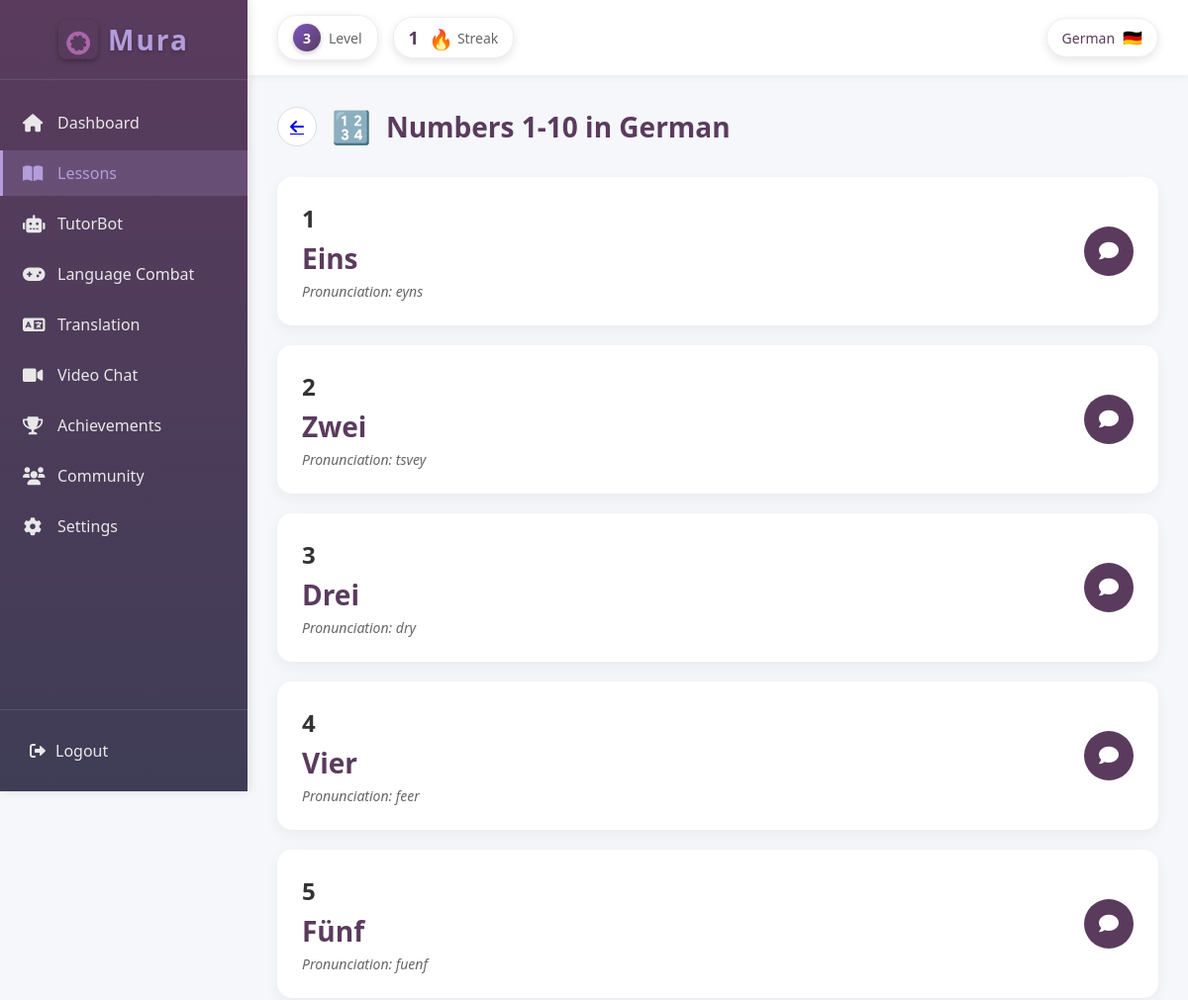
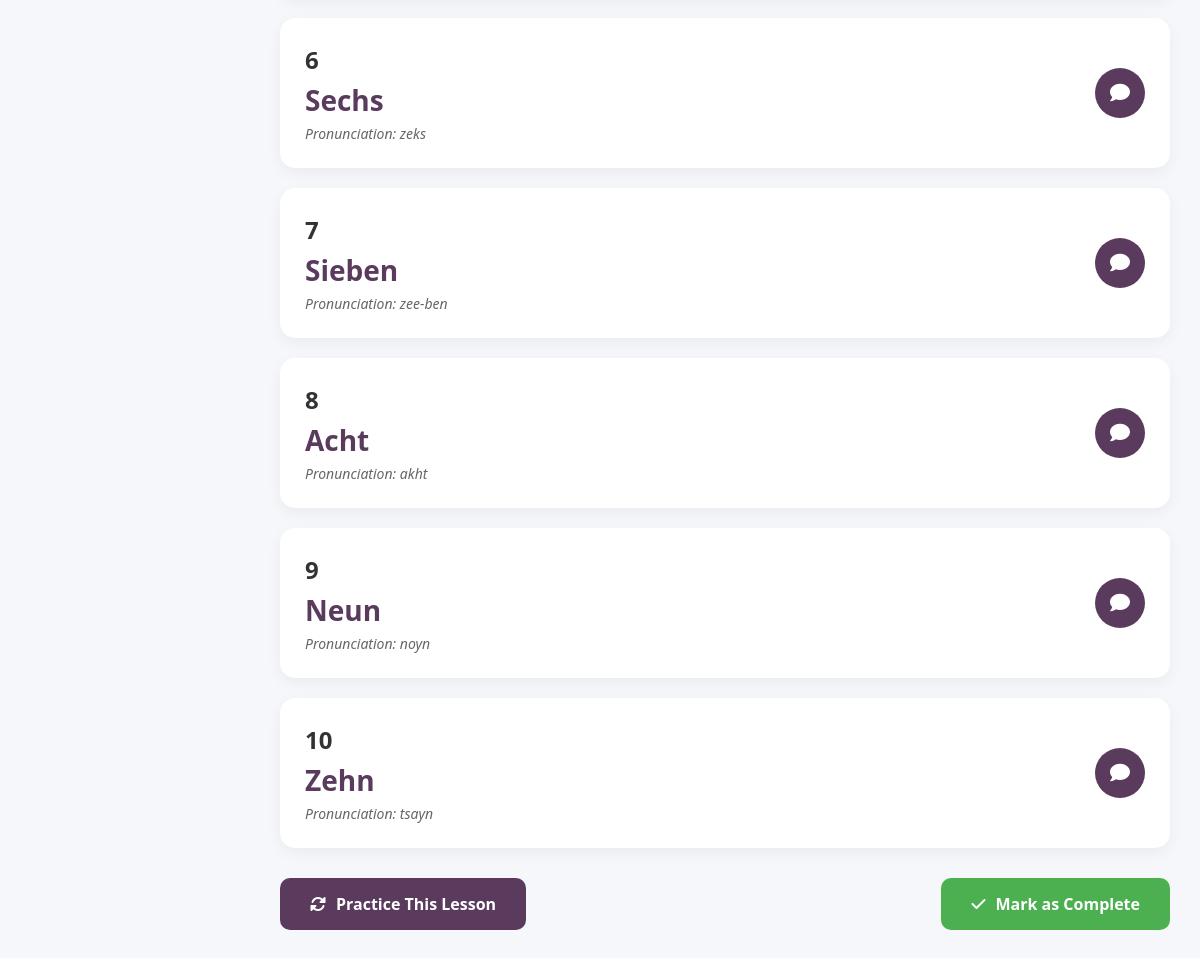
The app's page /Lessons/lesson.php (signed in) with its own data (2 pictures, top to bottom).
### tables this page shows
CREATE TABLE `users` (
  `user_ID` int(11) NOT NULL,
  `username` varchar(50) NOT NULL,
  `profile_picture` varchar(255) DEFAULT NULL,
  `email` varchar(40) NOT NULL,
  `password` varchar(100) NOT NULL,
  `onboarding_complete` tinyint(1) DEFAULT 0
);

CREATE TABLE `user_stats` (
  `stat_id` int(11) NOT NULL,
  `user_id` int(11) NOT NULL,
  `xp` int(11) NOT NULL DEFAULT 0,
  `level` int(11) NOT NULL DEFAULT 1,
  `total_games_played` int(11) NOT NULL DEFAULT 0,
  `total_questions_answered` int(11) NOT NULL DEFAULT 0,
  `correct_answers` int(11) NOT NULL DEFAULT 0
);

CREATE TABLE `user_streaks` (
  `streak_id` int(11) NOT NULL,
  `user_id` int(11) NOT NULL,
  `current_streak` int(11) NOT NULL DEFAULT 0,
  `longest_streak` int(11) NOT NULL DEFAULT 0,
  `last_play_date` date DEFAULT NULL
);

CREATE TABLE `user_onboarding` (
  `onboarding_id` int(11) NOT NULL,
  `user_ID` int(11) NOT NULL,
  `selected_language` varchar(50) DEFAULT NULL,
  `reason` varchar(255) DEFAULT NULL,
  `daily_goal` varchar(255) DEFAULT NULL,
  `proficiency_level` varchar(20) DEFAULT NULL,
  `is_complete` tinyint(1) DEFAULT 0,
  `created_at` timestamp NOT NULL DEFAULT current_timestamp(),
  `updated_at` timestamp NOT NULL DEFAULT current_timestamp() ON UPDATE current_timestamp()
);

### Lessons/lesson.php (the view, shortened to what this page needs)
<?php
require_once '../Configurations/db.php';
$user_id = $_SESSION['user_id'];
$stmt = $conn->prepare("
    SELECT u.username, u.onboarding_complete, uo.selected_language, uo.proficiency_level,
           l.first_name, l.last_name, us.level
    FROM users u
    LEFT JOIN user_onboarding uo ON u.user_ID = uo.user_ID
    LEFT JOIN learner l ON u.user_ID = l.user_ID
    LEFT JOIN user_stats us ON u.user_ID = us.user_id
    WHERE u.user_ID = ?
");
$stmt->bind_param("i", $user_id);
$stmt->execute();
$result = $stmt->get_result();
$user = $result->fetch_assoc();
$selected_language = $user['selected_language'] ?? 'Spanish';
$user_level = $user['level'] ?? 1;
$streakStmt = $conn->prepare("
    SELECT current_streak, longest_streak, last_play_date
    FROM user_streaks
    WHERE user_id = ?
");
$streakStmt->bind_param("i", $user_id);
$streakStmt->execute();
$streakResult = $streakStmt->get_result();
$streakData = $streakResult->fetch_assoc();
$current_streak = $streakData['current_streak'] ?? 0;
function getLanguageFlag($language) {
    $flags = [
        'Spanish' => '🇪🇸',
        'French' => '🇫🇷',
        'English' => '🇬🇧',
        'German' => '🇩🇪',
        'Italian' => '🇮🇹',
        'Portuguese' => '🇵🇹',
        'Russian' => '🇷🇺',
        'Japanese' => '🇯🇵',
        'Chinese' => '🇨🇳',
        'Korean' => '🇰🇷',
        'Arabic' => '🇸🇦',
    ];
    return $flags[$language] ?? '🌐';
}
$lesson_type = isset($_GET['type']) ? $_GET['type'] : 'numbers_basic';
$lesson_content = [];
switch ($selected_language) {
    case 'German':
        switch ($lesson_type) {
            case 'numbers_basic':
                $lesson_title = "Numbers 1-10";
                $lesson_icon = "🔢";
                $lesson_content = [
                    ['term' => '1', 'translation' => 'Eins', 'pronunciation' => 'eyns', 'audio' => 'german/numbers/eins.mp3'],
                    ['term' => '2', 'translation' => 'Zwei', 'pronunciation' => 'tsvey', 'audio' => 'german/numbers/zwei.mp3'],
                    ['term' => '3', 'translation' => 'Drei', 'pronunciation' => 'dry', 'audio' => 'german/numbers/drei.mp3'],
                    ['term' => '4', 'translation' => 'Vier', 'pronunciation' => 'feer', 'audio' => 'german/numbers/vier.mp3'],
                    ['term' => '5', 'translation' => 'Fünf', 'pronunciation' => 'fuenf', 'audio' => 'german/numbers/funf.mp3'],
                    ['term' => '6', 'translation' => 'Sechs', 'pronunciation' => 'zeks', 'audio' => 'german/numbers/sechs.mp3'],
                    ['term' => '7', 'translation' => 'Sieben', 'pronunciation' => 'zee-ben', 'audio' => 'german/numbers/sieben.mp3'],
                    ['term' => '8', 'translation' => 'Acht', 'pronunciation' => 'akht', 'audio' => 'german/numbers/acht.mp3'],
                    ['term' => '9', 'translation' => 'Neun', 'pronunciation' => 'noyn', 'audio' => 'german/numbers/neun.mp3'],
                    ['term' => '10', 'translation' => 'Zehn', 'pronunciation' => 'tsayn', 'audio' => 'german/numbers/zehn.mp3']
                ];
                break;
        }
        break;
}
?>
<!DOCTYPE html>
<html lang="en">
<head>
    <link rel="stylesheet" href="https://cdnjs.cloudflare.com/ajax/libs/font-awesome/6.0.0-beta3/css/all.min.css">
</head>
<body>
    <div class="app-container">
        <div class="sidebar">
            <div class="logo">
                <div class="logo-container">
                    <div class="mura-logo">
                        <img src="../image/mura.png" alt="Mura Logo">
                    </div>
                    <h1>Mura</h1>
                </div>
            </div>
            <nav class="sidebar-nav">
                <ul>
                    <li class="nav-item">
                        <a href="../Dashboard/dashboard.php">
                            <i class="fas fa-home"></i>
                            Dashboard
                        </a>
                    </li>
                    <li class="nav-item active">
                        <a href="lessons.php">
                            <i class="fas fa-book-open"></i>
                            Lessons
                        </a>
                    </li>
                    <li class="nav-item">
                        <a href="../chatai/chatai.php">
                            <i class="fas fa-robot"></i>
                            TutorBot
                        </a>
                    </li>
                    <li class="nav-item">
                        <a href="../Game/index.php">
                            <i class="fas fa-gamepad"></i>
                            Language Combat
                        </a>
                    </li>
                    <li class="nav-item">
                        <a href="../Dashboard/translation.php">
                            <i class="fas fa-language"></i>
                            Translation
                        </a>
                    </li>
                    <li class="nav-item">
                        <a href="../ChatRoom/videochat.php">
                            <i class="fas fa-video"></i>
                            Video Chat
                        </a>
                    </li>
                    <li class="nav-item">
                        <a href="../Achievements/achievements.php">
                            <i class="fas fa-trophy"></i>
                            Achievements
                        </a>
                    </li>
                    <li class="nav-item">
                        <a href="../community/community.php">
                            <i class="fas fa-users"></i>
                            Community
                        </a>
                    </li>
                    <li class="nav-item">
                        <a href="../Settings/settings.php">
                            <i class="fas fa-cog"></i>
                            Settings
                        </a>
                    </li>
                </ul>
            </nav>
            <div class="sidebar-footer">
                <a href="../Dashboard/logout.php" class="logout-btn">
                    <i class="fas fa-sign-out-alt"></i>
                    Logout
                </a>
            </div>
        </div>
        <div class="main-content">
            <div class="top-bar">
                <div class="left-stats">
                    <div class="level-indicator">
                        <div class="level-badge">
                            <span class="level-number"><?php echo $user_level; ?></span>
                        </div>
                        <span class="level-label">Level</span>
                    </div>
                    <div class="streak-counter">
                        <span class="streak-number"><?php echo $current_streak; ?></span>
                        <div class="streak-icon">
                            <span class="fire-emoji">🔥</span>
                        </div>
                        <span class="streak-label">Streak</span>
                    </div>
                </div>
                <div class="language-indicator">
                    <span class="language-name"><?php echo htmlspecialchars($selected_language); ?></span>
                    <div class="language-flag">
                        <span><?php echo getLanguageFlag($selected_language); ?></span>
                    </div>
                </div>
            </div>
            <div class="content">
                <div class="lesson-header">
                    <a href="lessons.php" class="back-button">
                        <i class="fas fa-arrow-left"></i>
                    </a>
                    <h1 class="lesson-title">
                        <span class="lesson-title-icon"><?php echo $lesson_icon; ?></span>
                        <?php echo htmlspecialchars($lesson_title); ?> in <?php echo htmlspecialchars($selected_language); ?>
                    </h1>
                </div>
                <div class="lesson-cards">
                    <?php foreach ($lesson_content as $index => $item): ?>
                        <div class="lesson-card">
                            <div class="lesson-card-inner">
                                <div class="term-container">
                                    <div class="term"><?php echo htmlspecialchars($item['term']); ?></div>
                                    <div class="translation"><?php echo htmlspecialchars($item['translation']); ?></div>
                                    <div class="pronunciation">Pronunciation: <?php echo htmlspecialchars($item['pronunciation']); ?></div>
                                </div>
                                <button class="pronunciation-button" data-pronunciation="<?php echo htmlspecialchars($item['pronunciation']); ?>">
                                    <i class="fas fa-comment"></i>
                                </button>
                            </div>
                        </div>
                    <?php endforeach; ?>
                </div>
                <div class="lesson-actions">
                    <button class="practice-button">
                        <i class="fas fa-sync-alt"></i> Practice This Lesson
                    </button>
                    <button class="complete-button" id="complete-button">
                        <i class="fas fa-check"></i> Mark as Complete
                    </button>
                </div>
            </div>
        </div>
    </div>
</body>
</html>

### records on screen
users: user_stats.level "3", user_onboarding.selected_language "German", user_onboarding.selected_language "🇩🇪"
user_streaks: current_streak "1"

### other values on screen
$lesson_icon "🔢"
$lesson_title "Numbers 1-10"
$item['term'] "1"
$item['translation'] "Eins"
$item['pronunciation'] "eyns"
$item['term'] "2"
$item['translation'] "Zwei"
$item['pronunciation'] "tsvey"
$item['term'] "3"
$item['translation'] "Drei"
$item['pronunciation'] "dry"
$item['term'] "4"
$item['translation'] "Vier"
$item['pronunciation'] "feer"
$item['term'] "5"
